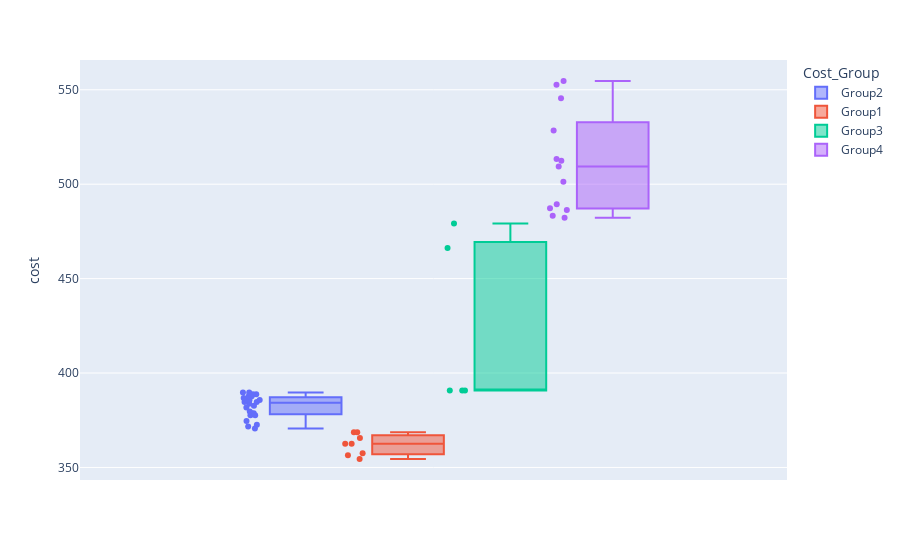

The cell this chart's notebook holds for it:
### Code cell
import plotly.express as px

fig2 = px.box(df_sim, y="cost", points="all", color="Cost_Group")
fig2.show()

### Figure 1 — Plotly figure (JSON) as saved in the notebook; plotly's stock layout.template omitted (floating-point values rounded to 4 significant figures)
{"data": [{"alignmentgroup": "True", "boxpoints": "all", "hovertemplate": "Cost_Group=Group2<br>cost=%{y}<extra></extra>", "legendgroup": "Group2", "marker": {"color": "#636efa"}, "name": "Group2", "notched": false, "offsetgroup": "Group2", "orientation": "v", "showlegend": true, "type": "box", "x0": " ", "xaxis": "x", "y": [389.7, 389.7, 372.6, 387.7, 388.7, 385.7, 385.7, 378.6, 387.7, 374.6, 384.7, 379.6, 371.6, 388.7, 377.6, 377.6, 370.6, 382.7, 386.7, 378.6, 385.7, 381.7, 384.7, 383.7], "y0": " ", "yaxis": "y"}, {"alignmentgroup": "True", "boxpoints": "all", "hovertemplate": "Cost_Group=Group1<br>cost=%{y}<extra></extra>", "legendgroup": "Group1", "marker": {"color": "#EF553B"}, "name": "Group1", "notched": false, "offsetgroup": "Group1", "orientation": "v", "showlegend": true, "type": "box", "x0": " ", "xaxis": "x", "y": [368.6, 368.6, 362.6, 354.5, 362.6, 357.5, 356.5, 365.6], "y0": " ", "yaxis": "y"}, {"alignmentgroup": "True", "boxpoints": "all", "hovertemplate": "Cost_Group=Group3<br>cost=%{y}<extra></extra>", "legendgroup": "Group3", "marker": {"color": "#00cc96"}, "name": "Group3", "notched": false, "offsetgroup": "Group3", "orientation": "v", "showlegend": true, "type": "box", "x0": " ", "xaxis": "x", "y": [390.7, 466.2, 390.7, 479.2, 390.7], "y0": " ", "yaxis": "y"}, {"alignmentgroup": "True", "boxpoints": "all", "hovertemplate": "Cost_Group=Group4<br>cost=%{y}<extra></extra>", "legendgroup": "Group4", "marker": {"color": "#ab63fa"}, "name": "Group4", "notched": false, "offsetgroup": "Group4", "orientation": "v", "showlegend": true, "type": "box", "x0": " ", "xaxis": "x", "y": [552.6, 513.4, 528.5, 501.3, 483.2, 509.4, 554.6, 512.4, 487.3, 489.3, 486.3, 545.6, 482.2], "y0": " ", "yaxis": "y"}], "layout": {"autosize": true, "boxmode": "group", "legend": {"title": {"text": "Cost_Group"}, "tracegroupgap": 0}, "margin": {"t": 60}, "xaxis": {"anchor": "y", "autorange": true, "domain": [0, 1], "range": [-0.6471, 0.5604], "type": "category"}, "yaxis": {"anchor": "x", "autorange": true, "domain": [0, 1], "range": [343.4, 565.8], "title": {"text": "cost"}, "type": "linear"}}}
